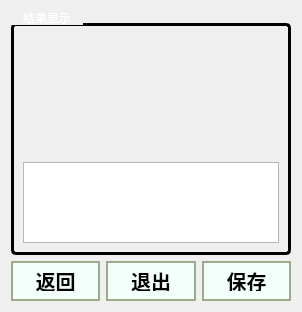
      <widget class="QWidget" name="page_dec3data">
       <property name="styleSheet">
        <string notr="true">page_dec3data {
    border-image: url(:/img/images/8.jpg) 0 0 0 0 stretch stretch;
}
</string>
       </property>
       <layout class="QVBoxLayout" name="verticalLayout_143">
        <item>
         <layout class="QVBoxLayout" name="verticalLayout_87" stretch="13,1">
          <item>
           <layout class="QVBoxLayout" name="verticalLayout_109">
            <item>
             <widget class="QGroupBox" name="groupBox_28">
              <property name="styleSheet">
               <string notr="true">QGroupBox {
	color: white;
    border: 3px solid ffffff;
    border-radius: 5px;             
    margin-top: 12px;                               
    font: bold 24px &quot;微软雅黑&quot;;       
}

QGroupBox::title {
    subcontrol-origin: margin;     
    subcontrol-position: top left;  
    padding: 0 10px;                
}
</string>
              </property>
              <property name="title">
               <string>结果显示</string>
              </property>
              <layout class="QVBoxLayout" name="verticalLayout_116" stretch="3,2">
               <item>
                <layout class="QVBoxLayout" name="verticalLayout_141">
                 <item>
                  <widget class="QWidget" name="chart_dec3_widget" native="true"/>
                 </item>
                </layout>
               </item>
               <item>
                <layout class="QVBoxLayout" name="verticalLayout_142">
                 <item>
                  <widget class="QTextBrowser" name="Browerdec3data"/>
                 </item>
                </layout>
               </item>
              </layout>
             </widget>
            </item>
           </layout>
          </item>
          <item>
           <layout class="QHBoxLayout" name="horizontalLayout_100">
            <item>
             <layout class="QHBoxLayout" name="horizontalLayout_101">
              <item>
               <widget class="QPushButton" name="btn_backdec3data">
                <property name="styleSheet">
                 <string notr="true">QPushButton { 
    color: rgb(0, 0, 0);
	background-color: rgb(243, 255, 251);                        
    border: 2px solid rgb(158, 170, 139);      
    border-radius: 0px;                          
    font-weight: bold;  
    padding: 8px 12px;  
    font-weight: bold;
    font-size: 20px;     
    min-width: 60px;   
    min-height: 20px;    
}

QPushButton:hover {
    background-color: rgb(180, 220, 255);    
}

QPushButton:pressed {
    background-color: rgb(150, 200, 255);    
}</string>
                </property>
                <property name="text">
                 <string>返回</string>
                </property>
               </widget>
              </item>
             </layout>
            </item>
            <item>
             <layout class="QHBoxLayout" name="horizontalLayout_117">
              <item>
               <widget class="QPushButton" name="btn_exitdec3data">
                <property name="styleSheet">
                 <string notr="true">QPushButton { 
    color: rgb(0, 0, 0);
	background-color: rgb(243, 255, 251);                        
    border: 2px solid rgb(158, 170, 139);      
    border-radius: 0px;                          
    font-weight: bold;  
    padding: 8px 12px;  
    font-weight: bold;
    font-size: 20px;     
    min-width: 60px;   
    min-height: 20px;    
}

QPushButton:hover {
    background-color: rgb(180, 220, 255);    
}

QPushButton:pressed {
    background-color: rgb(150, 200, 255);    
}</string>
                </property>
                <property name="text">
                 <string>退出</string>
                </property>
               </widget>
              </item>
             </layout>
            </item>
            <item>
             <layout class="QHBoxLayout" name="horizontalLayout_118">
              <item>
               <widget class="QPushButton" name="btn_savedec3data">
                <property name="styleSheet">
                 <string notr="true">QPushButton { 
    color: rgb(0, 0, 0);
	background-color: rgb(243, 255, 251);                        
    border: 2px solid rgb(158, 170, 139);      
    border-radius: 0px;                          
    font-weight: bold;  
    padding: 8px 12px;  
    font-weight: bold;
    font-size: 20px;     
    min-width: 60px;   
    min-height: 20px;    
}

QPushButton:hover {
    background-color: rgb(180, 220, 255);    
}

QPushButton:pressed {
    background-color: rgb(150, 200, 255);    
}</string>
                </property>
                <property name="text">
                 <string>保存</string>
                </property>
               </widget>
              </item>
             </layout>
            </item>
           </layout>
          </item>
         </layout>
        </item>
       </layout>
      </widget>
